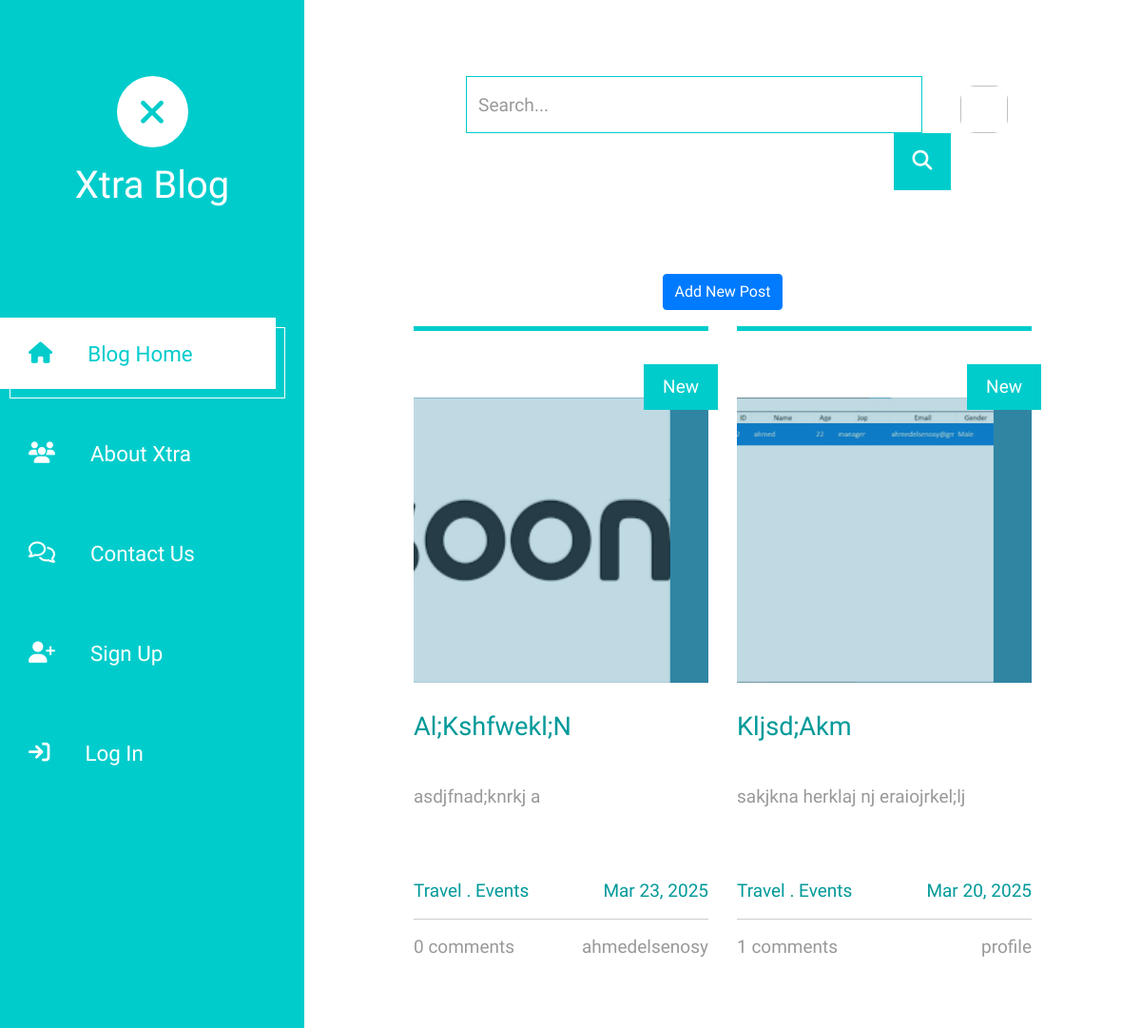
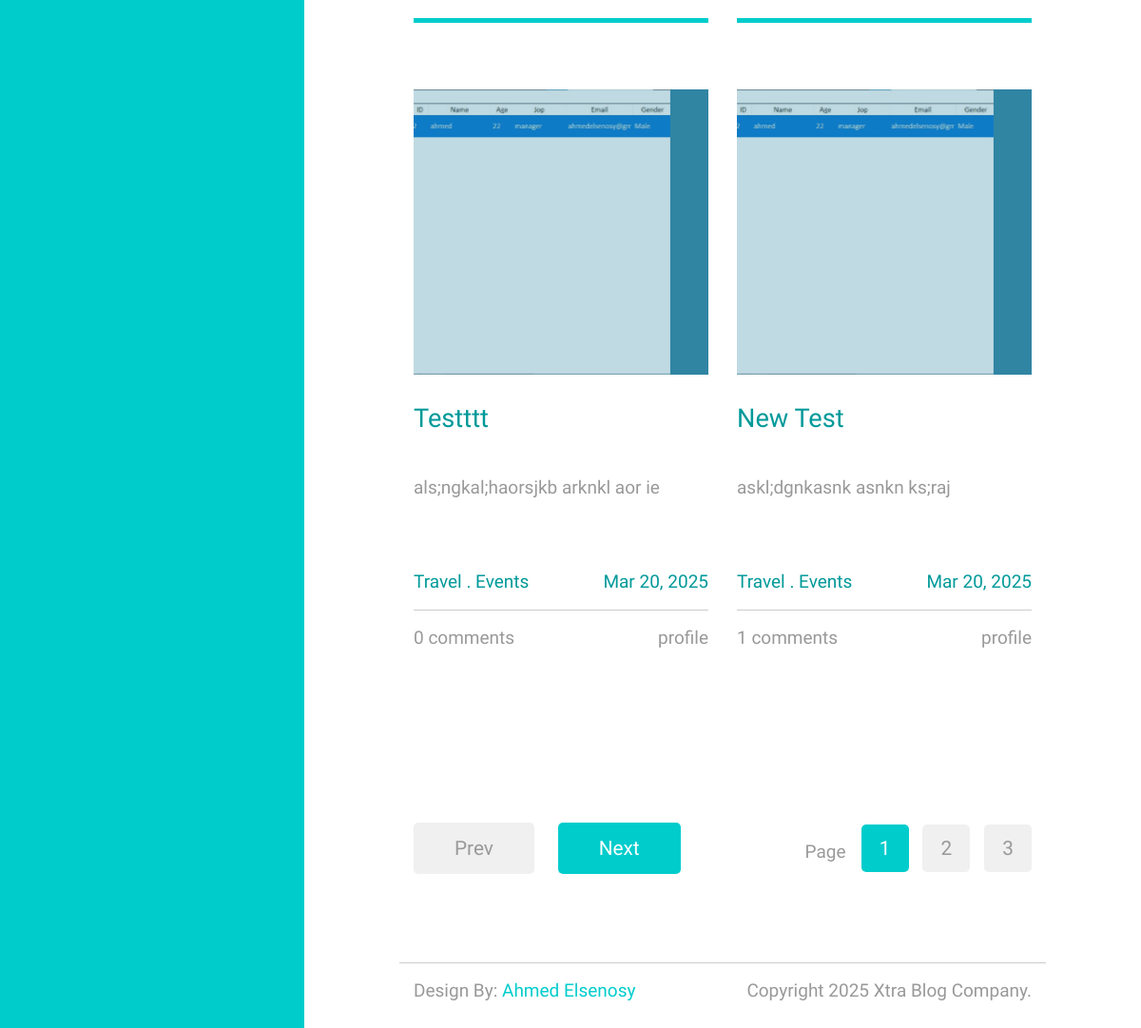
Before: /home/ with the older database file (2 pictures, top to bottom).
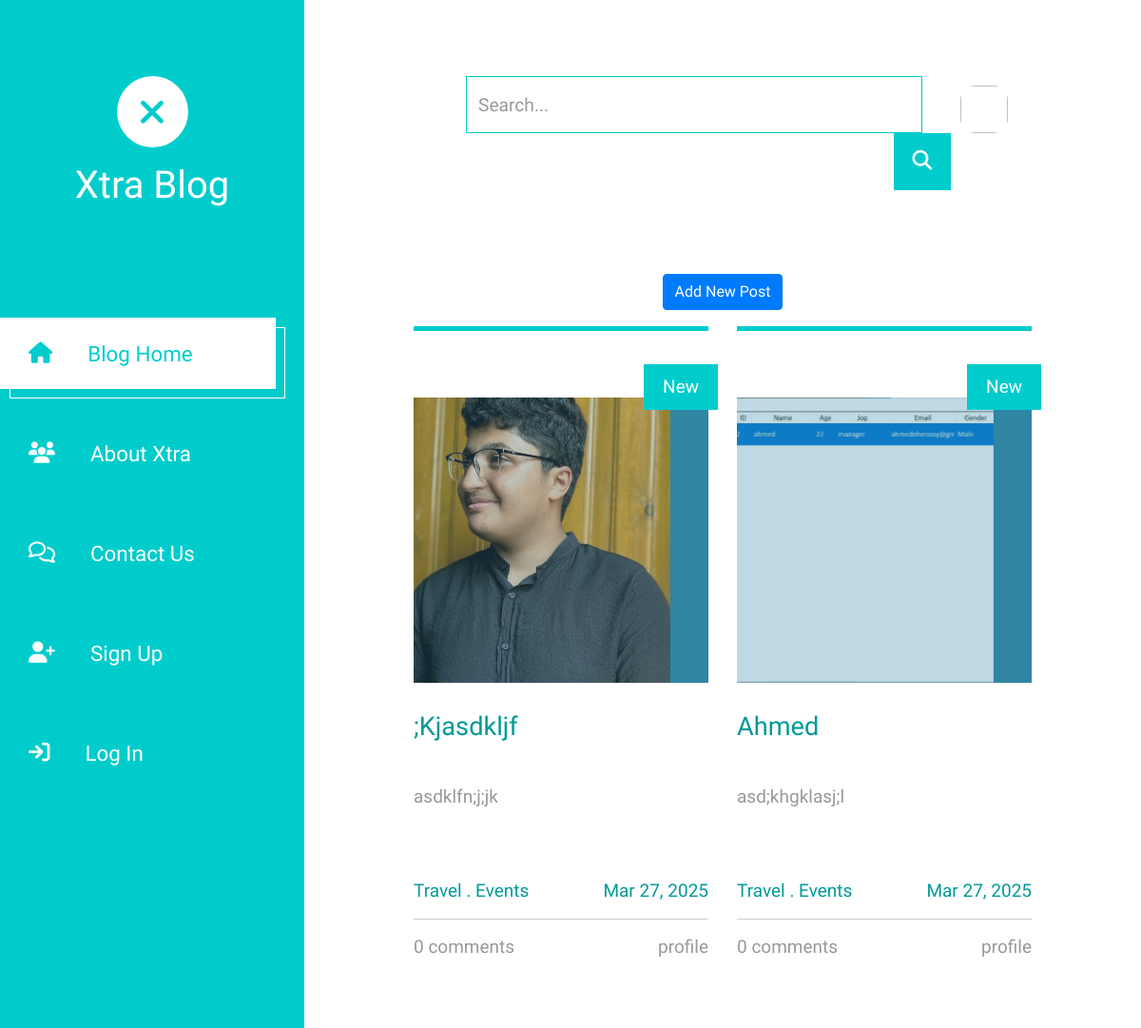
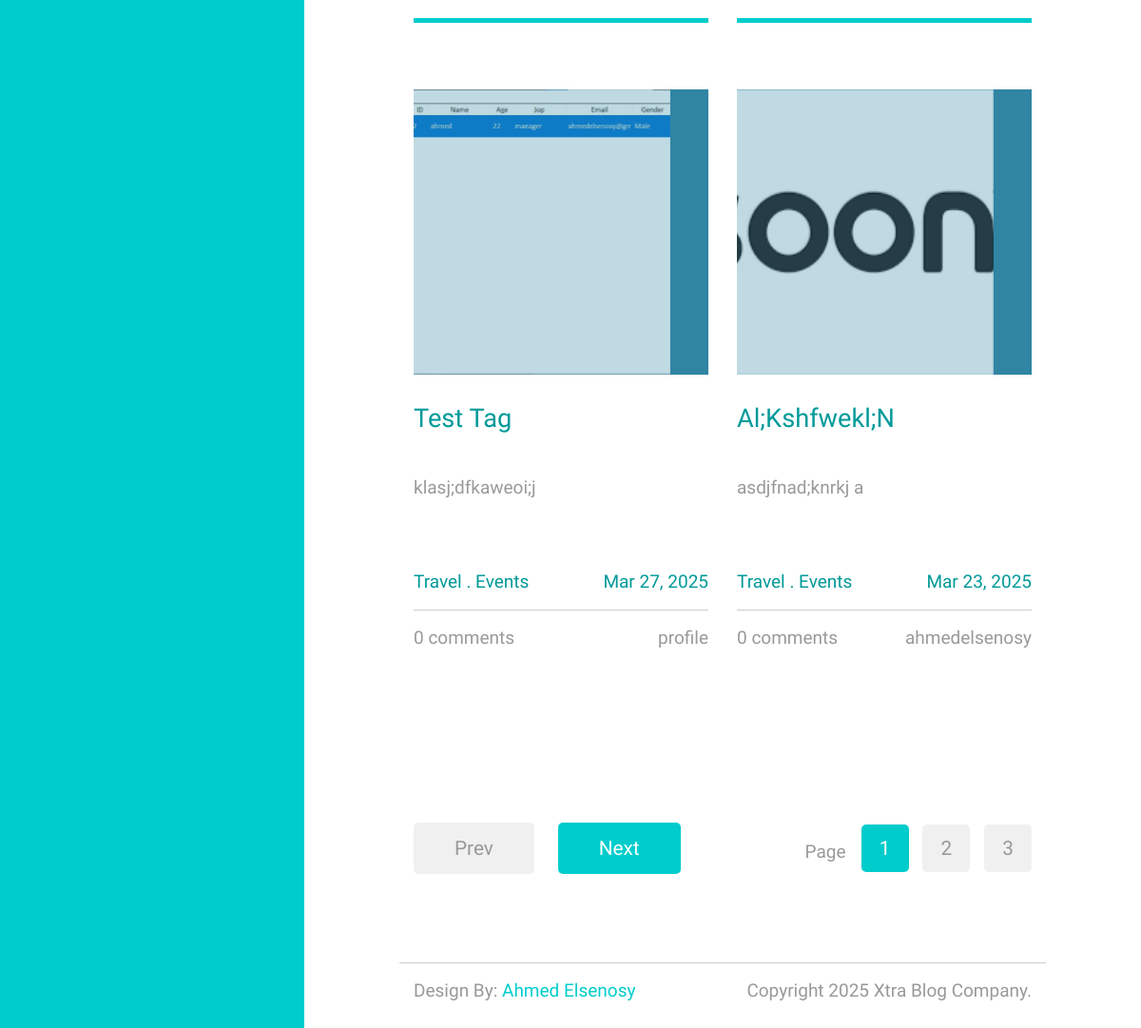
After: the same page with the newer database file (2 pictures, top to bottom).
### blog/models.py (models this page shows, shortened)
class Blog (models.Model):
    title = models.CharField(max_length=500)
    content = models.TextField()
    date = models.DateTimeField(auto_now_add=True)
    img = models.ImageField(upload_to='BlogImg/')
    author = models.ForeignKey(User, on_delete=models.CASCADE)
    tags = TaggableManager()
    def get_absolute_url(self):
        return reverse("detail_blog", kwargs={"pk": self.pk})

### blog/views.py (the view)
# urls.py: path('', home, name='home'),
def home (request):
    search = request.GET.get('search')
    if search:
        all_blogs = Blog.objects.filter(Q(title__icontains = search) & Q(content__icontains = search)).order_by('-id')
    else:
        all_blogs = Blog.objects.all().order_by('-id')
    page = request.GET.get('page',1)
    paginator = Paginator(all_blogs,4)
    try:
        posts = paginator.page(page)
    except PageNotAnInteger:
        posts = paginator.page(1)
    except EmptyPage:
        posts = paginator.page(paginator.num_pages)
    return render(request, 'index.html',{'all_blogs':posts})

### blog/templates/index.html
{% extends 'base.html' %}
{% load static %}
{% block content %}
    <div style="display: flex; justify-content: center; align-items: center; margin: 7px;">
        <a href="{% url 'create_post' %}"><button class="btn btn-primary">Add New Post</button></a>
    </div>
    <div class="row tm-row">
        {% for blog in all_blogs %}
            <article class="col-12 col-md-6 tm-post">
                <hr class="tm-hr-primary">
                <a href="{{blog.get_absolute_url}}" class="effect-lily tm-post-link tm-pt-60">
                    <div class="tm-post-link-inner">
                        <img src="{{blog.img.url}}" alt="Image" class="img-fluid w-100" style="height: 300px; object-fit: cover;">
                    </div>
                    {% if forloop.counter == 1 or forloop.counter == 2 %}
                    <span class="position-absolute tm-new-badge">New</span>
                    {% endif %}
                    <h2 class="tm-pt-30 tm-color-primary tm-post-title">{{blog.title|title}}</h2>
                </a>
                <p class="tm-pt-30">
                    {{blog.content}}
                </p>
                <div class="d-flex justify-content-between tm-pt-45">
                    <span class="tm-color-primary">Travel . Events</span>
                    <span class="tm-color-primary">{{blog.date|date:'M d, Y'}}</span>
                </div>
                <hr>
                <div class="d-flex justify-content-between">
                    <span>{{blog.comment_count.count}} comments</span>
                    <span>{{blog.author}}</span>
                </div>
            </article>
        {% endfor %}
    </div>
    {% if all_blogs.has_other_pages %}
        <div class="row tm-row tm-mt-100 tm-mb-75">
            <div class="tm-prev-next-wrapper">
                {% if all_blogs.has_previous %}
                    <a href="?page={{all_blogs.previous_page_number}}" class="mb-2 tm-btn tm-btn-primary tm-prev-next tm-mr-20">Prev</a>
                {% else %}
                    <a href="#" class="mb-2 tm-btn tm-btn-primary tm-prev-next disabled tm-mr-20">Prev</a>
                {% endif %}
                {% if all_blogs.has_next %}
                    <a href="?page={{all_blogs.next_page_number}}" class="mb-2 tm-btn tm-btn-primary tm-prev-next">Next</a>
                {% else %}
                    <a href="#" class="mb-2 tm-btn tm-btn-primary disabled tm-prev-next">Next</a>
                {% endif %}
            </div>
            <div class="tm-paging-wrapper">
                <span class="d-inline-block mr-3">Page</span>
                <nav class="tm-paging-nav d-inline-block">
                    <ul>
                        {% for p in all_blogs.paginator.page_range %}
                            {% if all_blogs.number == p %}
                                <li class="tm-paging-item active">
                                    <a href="?page={{ p }}" class="mb-2 tm-btn tm-paging-link">{{ p }}</a>
                                </li>
                            {% else %}
                                <li class="tm-paging-item">
                                    <a href="?page={{ p }}" class="mb-2 tm-btn tm-paging-link">{{ p }}</a>
                                </li>
                            {% endif %}
                        {% endfor %}
                    </ul>
                </nav>
            </div>
        </div>
    {% endif %}
{% endblock content %}

Changed rows visible on the page:
no longer on this page (row unchanged): Blog: img (picture), shows "New", title "Kljsd;Akm", content "sakjkna herklaj nj eraiojrkel;lj", date "Mar 20, 2025", comment_count.count "1", author "profile"
no longer on this page (row unchanged): Blog: img (picture), title "Testttt", content "als;ngkal;haorsjkb arknkl aor ie", date "Mar 20, 2025", comment_count.count "0", author "profile"
no longer on this page (row unchanged): Blog: img (picture), title "New Test", content "askl;dgnkasnk asnkn ks;raj", date "Mar 20, 2025", comment_count.count "1", author "profile"
added Blog: img (picture), shows "New", title ";Kjasdkljf", content "asdklfn;j;jk", date "Mar 27, 2025", comment_count.count "0", author "profile"
added Blog: img (picture), shows "New", title "Ahmed", content "asd;khgklasj;l", date "Mar 27, 2025", comment_count.count "0", author "profile"
added Blog: img (picture), title "Test Tag", content "klasj;dfkaweoi;j", date "Mar 27, 2025", comment_count.count "0", author "profile"
shown differently, row unchanged: Blog "Al;Kshfwekl;N": no longer shows "New"
